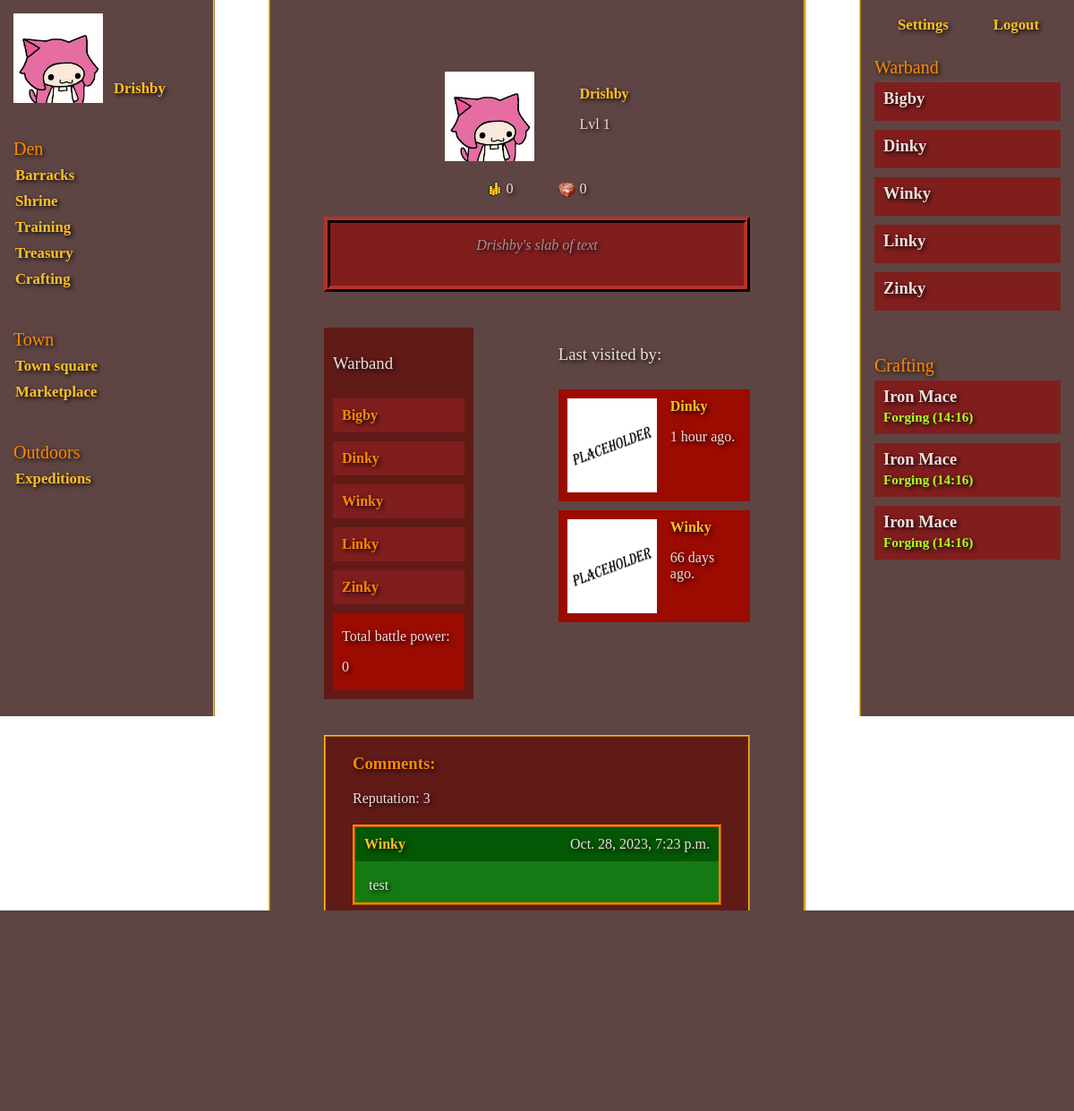
/profile/1 (signed in), run on the app's committed database.
### apps/accounts/models.py (models this page shows, shortened)
class Account(AbstractBaseUser, PermissionsMixin):
    username = models.CharField(unique=True, max_length=32)
    email = models.EmailField(_('email_address'), unique=True, max_length=255)
    avatar = models.ImageField(upload_to='static/avatars', default='static/avatars/placeholder.png')
    profile_text = models.TextField(max_length=4096, blank=True)
    reputation = models.IntegerField(default=0)
    date_joined = models.DateTimeField(default=timezone.now)
    is_superuser = models.BooleanField(default=False)
    is_staff = models.BooleanField(default=False)
    is_active = models.BooleanField(default=False)
    gold = models.IntegerField(default=0)
    rubies = models.IntegerField(default=0)
    level = models.IntegerField(default=1)
    experience = models.IntegerField(default=0)
    perk_points = models.IntegerField(default=1)
    adventuring_perks = models.IntegerField(default=0)
    combat_perks = models.IntegerField(default=0)
    crafting_perks = models.IntegerField(default=0)
    USERNAME_FIELD = 'username'
    REQUIRED_FIELDS = ['email', 'password']
    objects = CustomUserManager()

class Guestbook(models.Model):
    profile = models.ForeignKey(Account, related_name='profile', null=True, on_delete=models.CASCADE)
    guest = models.ForeignKey(Account, related_name='guest', null=True, on_delete=models.DO_NOTHING)
    timestamp = models.DateTimeField(default=timezone.now)

class Comment(models.Model):
    author = models.ForeignKey(Account, related_name='author', null=True, on_delete=models.DO_NOTHING)
    receiver = models.ForeignKey(Account, related_name='receiver', null=True, on_delete=models.CASCADE)
    text = models.TextField(max_length=255, blank=True)
    points = models.IntegerField(default=0)
    timestamp = models.DateTimeField(default=timezone.now)

### apps/dwarves/models.py (models this page shows, shortened)
class Character(models.Model):
    strength_total = models.IntegerField(default=0)
    intelligence_total = models.IntegerField(default=0)
    endurance_total = models.IntegerField(default=0)
    speed_total = models.IntegerField(default=0)
    agility_total = models.IntegerField(default=0)
    willpower_total = models.IntegerField(default=0)
    charisma_total = models.IntegerField(default=0)
    luck_total = models.IntegerField(default=0)
    physical_armor = models.IntegerField(default=0)
    magical_armor = models.IntegerField(default=0)
    physical_mitigation = models.FloatField(default=0.00)
    magical_mitigation = models.FloatField(default=0.00)
    abilities = models.JSONField(default=dict, blank=True)
    battle_power = models.IntegerField(default=0)
    class Meta:
        abstract = True

class Dwarf(Character):
    name = models.CharField(max_length=32)
    title = models.CharField(max_length=32, null=True, blank=True)
    leader = models.ForeignKey(Account, null=True, on_delete=models.CASCADE)
    status = models.CharField(max_length=32, null=True, blank=True)
    status_time = models.DateTimeField(null=True, blank=True)
    pvp_points = models.IntegerField(default=0)
    battles_fought = models.IntegerField(default=0)
    battles_won = models.IntegerField(default=0)
    weapon = models.CharField(max_length=64, blank=True, null=True)
    head = models.CharField(max_length=64, blank=True, null=True)
    shoulders = models.CharField(max_length=64, blank=True, null=True)
    chest = models.CharField(max_length=64, blank=True, null=True)
    gloves = models.CharField(max_length=64, blank=True, null=True)
    pants = models.CharField(max_length=64, blank=True, null=True)
    boots = models.CharField(max_length=64, blank=True, null=True)
    trinket = models.CharField(max_length=64, blank=True, null=True)
    strength_base = models.IntegerField(default=initial_attributes)
    intelligence_base = models.IntegerField(default=initial_attributes)
    endurance_base = models.IntegerField(default=initial_attributes)
    speed_base = models.IntegerField(default=initial_attributes)
    agility_base = models.IntegerField(default=initial_attributes)
    willpower_base = models.IntegerField(default=initial_attributes)
    charisma_base = models.IntegerField(default=initial_attributes)
    luck_base = models.IntegerField(default=initial_attributes)
    strength_multiplier = models.DecimalField(max_digits=4, decimal_places=2, default=1.0)
    intelligence_multiplier = models.DecimalField(max_digits=4, decimal_places=2, default=1.0)
    endurance_multiplier = models.DecimalField(max_digits=4, decimal_places=2, default=1.0)
    speed_multiplier = models.DecimalField(max_digits=4, decimal_places=2, default=1.0)
    agility_multiplier = models.DecimalField(max_digits=4, decimal_places=2, default=1.0)
    willpower_multiplier = models.DecimalField(max_digits=4, decimal_places=2, default=1.0)
    charisma_multiplier = models.DecimalField(max_digits=4, decimal_places=2, default=1.0)
    luck_multiplier = models.DecimalField(max_digits=4, decimal_places=2, default=1.0)
    strength_bonus = models.IntegerField(default=0)
    intelligence_bonus = models.IntegerField(default=0)
    endurance_bonus = models.IntegerField(default=0)
    speed_bonus = models.IntegerField(default=0)
    agility_bonus = models.IntegerField(default=0)
    willpower_bonus = models.IntegerField(default=0)
    charisma_bonus = models.IntegerField(default=0)
    luck_bonus = models.IntegerField(default=0)
    ability_cap = models.IntegerField(default=0)
    class Meta:
        verbose_name = "Dwarf"
        verbose_name_plural = "Dwarves"

### apps/accounts/views.py (the view, shortened to what this page needs)
# urls.py: path('profile/<int:profile_id>', profile, name="profile"),
@login_required(login_url='/mountain', redirect_field_name=None)
def profile(request, profile_id):
    warband = Dwarf.objects.filter(leader=request.user).values('id', 'name', 'status')
    profile_warband = Dwarf.objects.filter(leader=profile_id).values('id', 'name', 'battle_power', 'battles_fought')
    profile_info = Account.objects.filter(id=profile_id).values('username', 'avatar', 'level',
                                                                'profile_text', 'gold', 'rubies',
                                                                'reputation')
    guestbook = Guestbook.objects.all().filter(profile=profile_id).order_by('-id')  # Reverse chronological order
    for guest in guestbook:
        now = timezone.now()
        delta = now - guest.timestamp
        delta = int(delta.total_seconds())
        if delta < 2:
            affix = 'second ago.'
        elif delta in range(2, 59):
            affix = 'seconds ago.'
        elif delta in range(60, 119):
            delta = delta / 60
            affix = 'minute ago.'
        elif delta in range(120, 3599):
            delta = delta / 60
            affix = 'minutes ago.'
        elif delta in range(3600, 7199):
            delta = delta / 3600
            affix = 'hour ago.'
        elif delta in range(7200, 86399):
            delta = delta / 3600
            affix = 'hours ago.'
        elif delta in range(86400, 172799):
            delta = delta / 86400
            affix = 'day ago.'
        else:
            delta = delta / 86400
            affix = 'days ago.'
        guest.timestamp = str(int(delta)) + ' ' + affix
    comment_form = CreateComment()
    author = request.user
    receiver = Account.objects.get(id=profile_id)
    comment_exists = Comment.objects.filter(author=author, receiver=receiver).exists()
    total_battle_power = 0
    for dwarf in profile_warband:
        total_battle_power += dwarf['battle_power']
    def create_comment(author, receiver):
        text = comment_form.cleaned_data['text']
        points = comment_form.cleaned_data['points']
        Account.objects.filter(id=receiver.id).update(reputation=F('reputation') + points)
        comment = Comment.objects.create(author=author, receiver=receiver, text=text, points=points)
        comment.save()
    def delete_comment(author, receiver):
        points = Comment.objects.filter(author=author, receiver=receiver).values('points')
        Account.objects.filter(id=receiver.id).update(reputation=F('reputation') - points)
        Comment.objects.filter(author=author, receiver=receiver).delete()
    comments = Comment.objects.filter(receiver=profile_id).all()
    your_comment = Comment.objects.filter(receiver=receiver, author=request.user).all()
    if author != receiver:
        if Guestbook.objects.filter(profile=receiver, guest=author).exists():
            Guestbook.objects.filter(profile=receiver, guest=author).delete()
        Guestbook.objects.create(profile=receiver, guest=author)
    if Guestbook.objects.filter(profile=receiver).count() >= 5:
        Guestbook.objects.filter(profile=receiver).order_by('timestamp').first().delete()
    return render(request, "profile/profile.html", {
        'warband': warband,
        'profile_info': profile_info,
        'profile_warband': profile_warband,
        'total_battle_power': total_battle_power,
        'guestbook': guestbook,
        'comments': comments,
        'comment_form': comment_form,
        'your_comment': your_comment
    })

### templates/profile/profile.html (shortened to what this page needs)
{% extends 'base.html' %}
{% load static %}
{% block stylesheets %}
    <link rel="stylesheet" href="{% static 'css/profile/profile.css' %}" type="text/css"/>
{% endblock %}
{% block navbar %}
    {% include 'navbar.html' %}
{% endblock %}
{% block content %}
    {% for user in profile_info %}
        <div id="profile">
            <div id="upper-profile">
                <div id="profile-info">
                    <img class="avatar" src="/{{ user.avatar }}" alt="user-avatar"/>
                    <div>
                        <p class="username">{{ user.username }}</p>
                        <p class="level">Lvl {{ user.level }}</p>
                    </div>
                </div>
                <div id="profile-currencies">
                    <div><img src="{% static 'images/currency-icons/gold.png' %}" alt="Gold: " /> <span>{{ user.gold }}</span></div>
                    <div><img src="{% static 'images/currency-icons/ruby.png' %}" alt="Rubies: "/> <span>{{ user.rubies }}</span></div>
                </div>
                <div id="profile-text-box">
                    <p>{{ user.username }}'s slab of text</p>
                </div>
            </div>
            <div id="lower-profile">
                <div id="lower-profile-left">
                    <div id="profile-warband">
                        <h3>Warband</h3>
                        {% for dwarf in profile_warband %}
                            <div class="dwarf">
                                <a href="{% url 'dwarf' dwarf_id=dwarf.id %}">{{ dwarf.name }}</a>
                            </div>
                        {% endfor %}
                        <div id="battle-power">
                            <p>Total battle power:</p>
                            <p>{{ total_battle_power }}</p>
                        </div>
                    </div>
                </div>
                <div id="lower-profile-right">
                    <div id="profile-last-visited">
                        <h3>Last visited by:</h3>
                        {% for entry in guestbook %}
                            <div class="profile-guest">
                                <img class="profile-avatar" src="/{{ entry.guest.avatar }}" alt="user-avatar"/>
                                <div>
                                    <a href="{% url 'profile' profile_id=entry.guest.id %}">{{ entry.guest }}</a>
                                    <p>{{ entry.timestamp }}</p>
                                </div>
                            </div>
                        {% endfor %}
                    </div>
                </div>
            </div>
            <div id="comments">
                <h3 id="comments-h3">Comments:</h3>
                {% if comments %}
                <span id="total-reputation">Reputation: {{ user.reputation }}</span>
                <div id="comments-box">
                    {% for comment in comments %}
                        <div class="comment-author {% if comment.points == 1 %} author-positive
                                                   {% elif comment.points == 0 %} author-neutral
                                                   {% elif comment.points == -1 %} author-negative
                                                   {% endif %}">
                            <a href="{% url 'profile' profile_id=comment.author_id %}">{{ comment.author }}</a>
                            <span>{{ comment.timestamp }}</span>
                        </div>
                        <div class="comment-text {% if comment.points == 1 %} text-positive
                                                 {% elif comment.points == 0 %} text-neutral
                                                 {% elif comment.points == -1 %} text-negative
                                                 {% endif %}">
                            <span>{{ comment.text }}</span>
                        </div>
                    {% endfor %}
                </div>
                {% else %}
                    <p>This user has no comments.</p>
                {% endif %}
                <form method="POST">
                    {{ comment_form.text }}
                    <div id="comment-buttons">
                        {{ comment_form.points }}
                        <input type="submit" name="create_comment" value="Post comment!">
                    </div>
                </form>
            </div>
        </div>
    {% endfor %}
{% endblock %}
{% block status-tab %}
    {% include 'status-tab.html' %}
{% endblock %}

### templates/base.html (shortened to what this page needs)
{% load static %}
<!DOCTYPE html>
<html lang="en">
<head>
    <link rel="stylesheet" href="{% static 'base.css' %}" type="text/css"/>
    {% block stylesheets %}
    {% endblock %}
</head>
<body>
    {% if user.is_authenticated %}
    <div id="navbar">
        {% block navbar %}
        {% endblock %}
    </div>
    {% endif %}
    <div id="content">
        {% block content %}
        {% endblock %}
    </div>
    {% if user.is_authenticated %}
    <div id="status-tab">
        {% block status-tab %}
        {% endblock %}
    </div>
    {% endif %}
</body>
</html>

### templates/navbar.html
{% load static %}
<div id="navbar-top">
    <img src="/{{ user.avatar }}" alt="avatar" class="avatar" />
    <a href="{% url 'profile' profile_id=user.id %}">{{ request.user.username | title }}</a>
</div>
<div class="navbar-segment">
    <h3>Den</h3>
    <a href="{% url 'barracks' %}">Barracks {% if not warband %}<span class="notification">!</span>{% else %}{% endif %}</a>
    <a href="{% url 'shrine' %}">Shrine</a>
    <a href="{% url 'training' %}">Training</a>
    <a href="{% url 'treasury' %}">Treasury</a>
    <a href="{% url 'crafting' %}">Crafting</a>
</div>
<div class="navbar-segment">
    <h3>Town</h3>
    <a href="{% url 'homepage' %}">Town square</a>
    <a href="{% url 'marketplace' %}">Marketplace</a>
</div>
<div class="navbar-segment">
    <h3>Outdoors</h3>
    <a href="{% url 'expeditions' %}">Expeditions</a>
</div>

### templates/status-tab.html (shortened to what this page needs)
<div id="status-tab-top">
    <a href="{% url 'settings' %}">Settings</a>
    <a href="{% url 'logout' %}">Logout</a>
</div>
<div class="status-tab-segment">
    <h3>Warband</h3>
    {% for dwarf in warband %}
        <a href="{% url 'dwarf' dwarf_id=dwarf.id %}" class="dwarf-info">
            <span class="dwarf-name">{{ dwarf.name }}</span>
            <span class="dwarf-status">
            </span>
        </a>
    {% endfor %}
</div>
<div class="status-tab-segment">
    <h3>Crafting</h3>
    <a href="/" class="crafting-info">
        <span class="crafting-name">Iron Mace</span>
        <span class="crafting-status">Forging (14:16)</span>
    </a>
    <a href="/" class="crafting-info">
        <span class="crafting-name">Iron Mace</span>
        <span class="crafting-status">Forging (14:16)</span>
    </a>
    <a href="/" class="crafting-info">
        <span class="crafting-name">Iron Mace</span>
        <span class="crafting-status">Forging (14:16)</span>
    </a>
</div>

### data on the page
Account: avatar (picture), user.username "Drishby", username "Drishby", level "1", gold "0", rubies "0", total_battle_power "0", reputation "3"
Dwarf: name "Bigby"
Dwarf: name "Dinky"
Dwarf: name "Winky"
Dwarf: name "Linky"
Dwarf: name "Zinky"
Guestbook: guest.avatar (placeholder picture), guest "Dinky", timestamp "1 hour ago."
Guestbook: guest.avatar (placeholder picture), guest "Winky", timestamp "66 days ago."
Comment: author "Winky", timestamp "Oct. 28, 2023, 7:23 p.m.", text "test"
